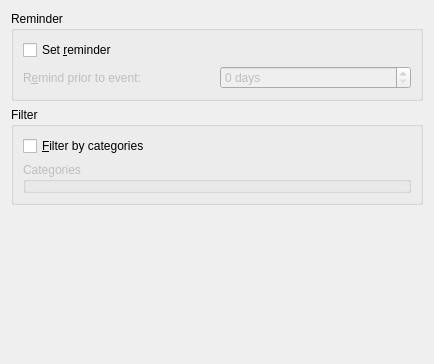
<ui version="4.0" >
 <class>ConfigDialog</class>
 <widget class="QWidget" name="ConfigDialog" >
  <property name="geometry" >
   <rect>
    <x>0</x>
    <y>0</y>
    <width>434</width>
    <height>364</height>
   </rect>
  </property>
  <layout class="QVBoxLayout" name="verticalLayout_2" >
   <item>
    <widget class="QGroupBox" name="groupBox" >
     <property name="title" >
      <string>Reminder</string>
     </property>
     <property name="checkable" >
      <bool>false</bool>
     </property>
     <layout class="QGridLayout" name="gridLayout" >
      <item row="0" column="0" >
       <widget class="QCheckBox" name="kcfg_EnableAlarm" >
        <property name="text" >
         <string>Set &amp;reminder</string>
        </property>
       </widget>
      </item>
      <item row="1" column="0" >
       <widget class="QLabel" name="label" >
        <property name="enabled" >
         <bool>false</bool>
        </property>
        <property name="text" >
         <string>R&amp;emind prior to event:</string>
        </property>
        <property name="buddy" >
         <cstring>kcfg_AlarmDays</cstring>
        </property>
       </widget>
      </item>
      <item row="1" column="1" >
       <widget class="KIntSpinBox" name="kcfg_AlarmDays" >
        <property name="enabled" >
         <bool>false</bool>
        </property>
        <property name="suffix" >
         <string> days</string>
        </property>
        <property name="prefix" >
         <string/>
        </property>
        <property name="maximum" >
         <number>355</number>
        </property>
       </widget>
      </item>
     </layout>
    </widget>
   </item>
   <item>
    <widget class="QGroupBox" name="groupBox_2" >
     <property name="title" >
      <string>Filter</string>
     </property>
     <layout class="QVBoxLayout" name="verticalLayout" >
      <item>
       <widget class="QCheckBox" name="kcfg_FilterOnCategories" >
        <property name="text" >
         <string>&amp;Filter by categories</string>
        </property>
       </widget>
      </item>
      <item>
       <widget class="KEditListBox" name="kcfg_FilterCategories" >
        <property name="enabled" >
         <bool>false</bool>
        </property>
        <property name="title" >
         <string>Categories</string>
        </property>
        <property name="buttons" >
         <set>KEditListBox::Add|KEditListBox::Remove</set>
        </property>
       </widget>
      </item>
     </layout>
    </widget>
   </item>
   <item>
    <spacer name="verticalSpacer" >
     <property name="orientation" >
      <enum>Qt::Vertical</enum>
     </property>
     <property name="sizeHint" stdset="0" >
      <size>
       <width>20</width>
       <height>18</height>
      </size>
     </property>
    </spacer>
   </item>
  </layout>
 </widget>
 <customwidgets>
  <customwidget>
   <class>KEditListBox</class>
   <extends>QGroupBox</extends>
   <header>keditlistbox.h</header>
  </customwidget>
  <customwidget>
   <class>KIntSpinBox</class>
   <extends>QSpinBox</extends>
   <header>knuminput.h</header>
  </customwidget>
 </customwidgets>
 <resources/>
 <connections>
  <connection>
   <sender>kcfg_EnableAlarm</sender>
   <signal>toggled(bool)</signal>
   <receiver>label</receiver>
   <slot>setEnabled(bool)</slot>
   <hints>
    <hint type="sourcelabel" >
     <x>97</x>
     <y>54</y>
    </hint>
    <hint type="destinationlabel" >
     <x>104</x>
     <y>75</y>
    </hint>
   </hints>
  </connection>
  <connection>
   <sender>kcfg_EnableAlarm</sender>
   <signal>toggled(bool)</signal>
   <receiver>kcfg_AlarmDays</receiver>
   <slot>setEnabled(bool)</slot>
   <hints>
    <hint type="sourcelabel" >
     <x>169</x>
     <y>51</y>
    </hint>
    <hint type="destinationlabel" >
     <x>292</x>
     <y>85</y>
    </hint>
   </hints>
  </connection>
  <connection>
   <sender>kcfg_FilterOnCategories</sender>
   <signal>toggled(bool)</signal>
   <receiver>kcfg_FilterCategories</receiver>
   <slot>setEnabled(bool)</slot>
   <hints>
    <hint type="sourcelabel" >
     <x>29</x>
     <y>151</y>
    </hint>
    <hint type="destinationlabel" >
     <x>81</x>
     <y>199</y>
    </hint>
   </hints>
  </connection>
 </connections>
</ui>
